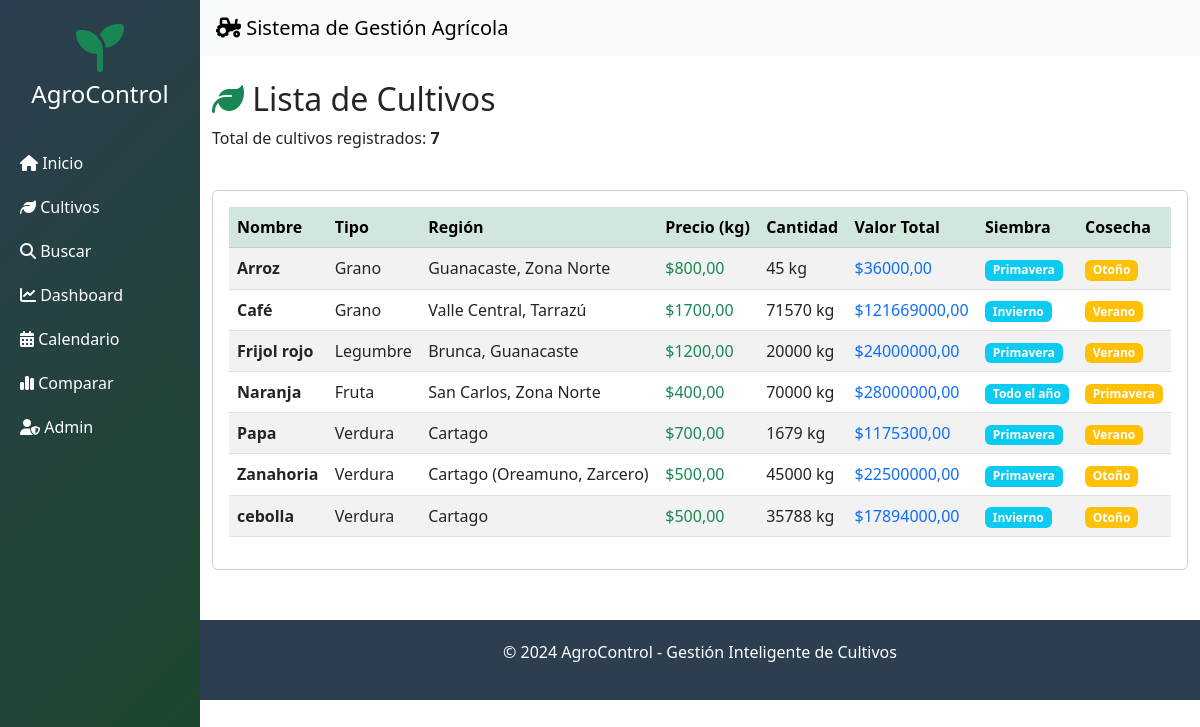
Page /cultivos/ on the committed database.
### cultivos/models.py (models this page shows, shortened)
class Cultivo(models.Model):
    TEMPORADAS = [
        ('PRIMAVERA', 'Primavera'),
        ('VERANO', 'Verano'),
        ('OTOÑO', 'Otoño'),
        ('INVIERNO', 'Invierno'),
        ('TODO_EL_AÑO', 'Todo el año'),
    ]
    TIPOS = [
        ('GRANO', 'Grano'),
        ('FRUTA', 'Fruta'),
        ('VERDURA', 'Verdura'),
        ('TUBERCULO', 'Tubérculo'),
        ('LEGUMBRE', 'Legumbre'),
    ]
    nombre = models.CharField(max_length=100)
    tipo = models.CharField(max_length=20, choices=TIPOS, default='VERDURA')
    region = models.CharField(max_length=100)
    precio = models.DecimalField(max_digits=10, decimal_places=2)
    cantidad = models.IntegerField()
    temporada_siembra = models.CharField(max_length=20, choices=TEMPORADAS, default='PRIMAVERA')
    temporada_cosecha = models.CharField(max_length=20, choices=TEMPORADAS, default='VERANO')
    descripcion = models.TextField(blank=True, null=True)
    created_at = models.DateTimeField(auto_now_add=True)
    @property
    def valor_total(self):
        return self.precio * self.cantidad

### cultivos/views.py (the view)
# urls.py: path('cultivos/', views.lista_cultivos, name='lista_cultivos'),
def lista_cultivos(request):
    cultivos = Cultivo.objects.all().order_by('nombre')
    context = {
        'cultivos': cultivos,
        'total_cultivos': cultivos.count(),
        'titulo': 'Lista de Cultivos - AgroControl'
    }
    return render(request, 'cultivos/lista.html', context)

### cultivos/templates/cultivos/lista.html (shortened to what this page needs)
{% extends 'base.html' %}
{% block contenido %}
<div class="row mb-4">
    <div class="col">
        <h2>
            <i class="fas fa-leaf text-success"></i> Lista de Cultivos
        </h2>
        <p>Total de cultivos registrados: <strong>{{ total_cultivos }}</strong></p>
    </div>
</div>
<div class="card">
    <div class="card-body">
        <div class="table-responsive">
            <table class="table table-striped table-hover">
                <thead class="table-success">
                    <tr>
                        <th>Nombre</th>
                        <th>Tipo</th>
                        <th>Región</th>
                        <th>Precio (kg)</th>
                        <th>Cantidad</th>
                        <th>Valor Total</th>
                        <th>Siembra</th>
                        <th>Cosecha</th>
                    </tr>
                </thead>
                <tbody>
                    {% for cultivo in cultivos %}
                    <tr>
                        <td><strong>{{ cultivo.nombre }}</strong></td>
                        <td>{{ cultivo.get_tipo_display }}</td>
                        <td>{{ cultivo.region }}</td>
                        <td class="text-success">${{ cultivo.precio }}</td>
                        <td>{{ cultivo.cantidad }} kg</td>
                        <td class="text-primary">${{ cultivo.valor_total }}</td>
                        <td>
                            <span class="badge bg-info">
                                {{ cultivo.get_temporada_siembra_display }}
                            </span>
                        </td>
                        <td>
                            <span class="badge bg-warning">
                                {{ cultivo.get_temporada_cosecha_display }}
                            </span>
                        </td>
                    </tr>
                    {% endfor %}
                </tbody>
            </table>
        </div>
    </div>
</div>
{% endblock %}

### cultivos/templates/base.html (shortened to what this page needs)
<!DOCTYPE html>
<html lang="es">
<head>
    <link href="https://cdn.jsdelivr.net/npm/bootstrap@5.3.0/dist/css/bootstrap.min.css" rel="stylesheet">
    <link rel="stylesheet" href="https://cdnjs.cloudflare.com/ajax/libs/font-awesome/6.4.0/css/all.min.css">
</head>
<body>
    <div class="container-fluid">
        <div class="row">
            <div class="col-md-2 p-0 sidebar">
                <div class="text-center py-4">
                    <i class="fas fa-seedling fa-3x text-success"></i>
                    <h4 class="text-white mt-2">AgroControl</h4>
                </div>
                <nav>
                <a href="{% url 'inicio' %}">
                    <i class="fas fa-home"></i> Inicio
                </a>
                <a href="{% url 'lista_cultivos' %}">
                    <i class="fas fa-leaf"></i> Cultivos
                </a>
                <a href="{% url 'buscar_cultivos' %}">
                    <i class="fas fa-search"></i> Buscar
                </a>
                <a href="{% url 'dashboard_completo' %}">
                    <i class="fas fa-chart-line"></i> Dashboard
                </a>
                <a href="{% url 'calendario_siembra' %}">
                    <i class="fas fa-calendar-alt"></i> Calendario
                </a>
                <a href="{% url 'comparar_cultivos' %}">
                    <i class="fas fa-chart-simple"></i> Comparar
                </a>
                <a href="/admin">
                    <i class="fas fa-user-shield"></i> Admin
                </a>
            </nav>
            </div>
            <div class="col-md-10 p-0">
                <nav class="navbar navbar-light bg-light px-3">
                    <span class="navbar-brand">
                        <i class="fas fa-tractor"></i> Sistema de Gestión Agrícola
                    </span>
                </nav>
                <div class="container mt-4">
                    {% block contenido %}
                    {% endblock %}
                </div>
                <footer class="text-center">
                    <p>&copy; 2024 AgroControl - Gestión Inteligente de Cultivos</p>
                </footer>
            </div>
        </div>
    </div>
</body>
</html>

### cultivos/templates/base.html (style rules this page uses)
.sidebar { min-height: 100vh; background: linear-gradient(135deg, #2c3e50 0%, #1a472a 100%); }
.sidebar a { color: white; text-decoration: none; padding: 10px 20px; display: block; transition: 0.3s; }
footer { background: #2c3e50; color: white; padding: 20px 0; margin-top: 50px; }

### rows in the picture
Cultivo: nombre "Arroz", tipo "Grano", region "Guanacaste, Zona Norte", precio "800,00", cantidad "45", valor_total "36000,00", temporada_siembra "Primavera", temporada_cosecha "Otoño"
Cultivo: nombre "Café", tipo "Grano", region "Valle Central, Tarrazú", precio "1700,00", cantidad "71570", valor_total "121669000,00", temporada_siembra "Invierno", temporada_cosecha "Verano"
Cultivo: nombre "Frijol rojo", tipo "Legumbre", region "Brunca, Guanacaste", precio "1200,00", cantidad "20000", valor_total "24000000,00", temporada_siembra "Primavera", temporada_cosecha "Verano"
Cultivo: nombre "Naranja", tipo "Fruta", region "San Carlos, Zona Norte", precio "400,00", cantidad "70000", valor_total "28000000,00", temporada_siembra "Todo el año", temporada_cosecha "Primavera"
Cultivo: nombre "Papa", tipo "Verdura", region "Cartago", precio "700,00", cantidad "1679", valor_total "1175300,00", temporada_siembra "Primavera", temporada_cosecha "Verano"
Cultivo: nombre "Zanahoria", tipo "Verdura", region "Cartago (Oreamuno, Zarcero)", precio "500,00", cantidad "45000", valor_total "22500000,00", temporada_siembra "Primavera", temporada_cosecha "Otoño"
Cultivo: nombre "cebolla", tipo "Verdura", region "Cartago", precio "500,00", cantidad "35788", valor_total "17894000,00", temporada_siembra "Invierno", temporada_cosecha "Otoño"

### other values in the picture
{{ total_cultivos }} "7"
